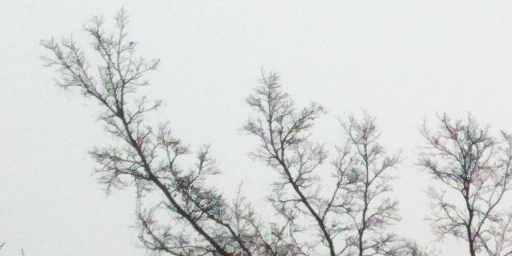
#> input picture Real-ESRGAN/inputs/00003.png, 512 x 256 px, found by its file name
$ python pd_mae_utils.py   (older library calls are emulated)
#> lines starting #> are read from the running program, lines starting #| are printed output that depends on the picture; after the words box and inside, x2 and y2 are one past the last pixel; in counts of white or black regions, pixels touching at a corner belong together
#> further down, img is the input picture: shape (256, 512, 3); mean B, G, R 214.6, 215.5, 213.1
import cv2
import numpy as np
import os

def compute_complexity_mask(image, degrade_ratio=0.75, patch_size=8):
    """
    Computes a mask for region selection based on gradient complexity.
    Args:
        image (numpy array): Input HR image (H, W, C) in BGR.
        degrade_ratio (float): Ratio of patches to be degraded (masked).
        patch_size (int): Size of the patches for the MAE encoder.
    Returns:
        mask (numpy array): Binary mask (H, W) where 1 means "to be degraded".
        complexity_map (numpy array): Normalized complexity map.
    """
#> called with degrade_ratio = 0.75, patch_size = 8
    h, w, _ = image.shape
#> h = 256; w = 512

    # 1. Convert to grayscale
    gray = cv2.cvtColor(image, cv2.COLOR_BGR2GRAY)

    # 2. Compute gradients using Sobel
    grad_x = cv2.Sobel(gray, cv2.CV_64F, 1, 0, ksize=3)
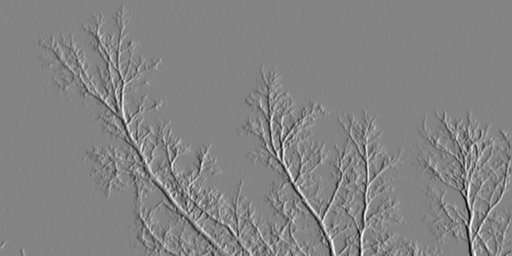
#> grad_x: shape (256, 512) float64; min -616, max 574, mean -0.1; drawn with min black and max white
    grad_y = cv2.Sobel(gray, cv2.CV_64F, 0, 1, ksize=3)
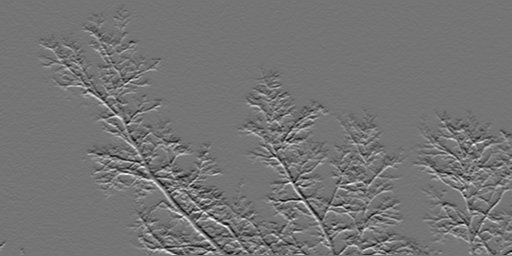
#> grad_y: shape (256, 512) float64; min -447, max 525, mean -1.7; drawn with min black and max white

    # 3. Magnitude of gradient
    complexity = np.sqrt(grad_x**2 + grad_y**2)
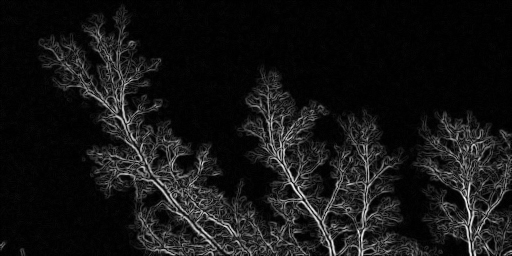
#> complexity: shape (256, 512) float64; min 0, max 629.3, mean 52.8; drawn with min black and max white

    # 4. Average complexity per patch (to match MAE patch structure)
    # Resize to patch grid size to compute per-patch threshold
    grid_h, grid_w = h // patch_size, w // patch_size
#> grid_h = 32; grid_w = 64

    # We use area interpolation to get average complexity per patch
    patch_complexity = cv2.resize(complexity, (grid_w, grid_h), interpolation=cv2.INTER_AREA)
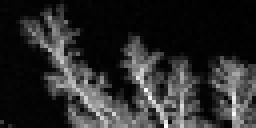
#> patch_complexity: shape (32, 64) float64 (shown 4 times larger); min 3.5, max 297, mean 52.8; drawn with min black and max white

    # 5. Determine threshold for top degrade_ratio%
    threshold = np.percentile(patch_complexity, (1 - degrade_ratio) * 100)
#> threshold = 7.4

    # 6. Create patch-level mask
    patch_mask = (patch_complexity > threshold).astype(np.float32)
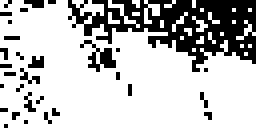
#> patch_mask: shape (32, 64) float32 (shown 4 times larger); values 0 (black) and 1 (white), 75% white; black in thin lines or dots

    # 7. Upsample mask to original resolution (nearest to keep blocky structure)
    mask = cv2.resize(patch_mask, (w, h), interpolation=cv2.INTER_NEAREST)
#> mask: shape (256, 512) float32; values 0 (black) and 1 (white), 75% white; 31 black regions, largest, box (x1, y1, x2, y2) and area: (136, 0, 512, 144) 25216, (160, 80, 232, 144) 1792, (56, 112, 88, 136) 576

    # Normalize complexity for visualization
    complexity_norm = cv2.normalize(complexity, None, 0, 255, cv2.NORM_MINMAX).astype(np.uint8)

    return mask, complexity_norm

if __name__ == "__main__":
    # Test script
    img_path = "Real-ESRGAN/inputs/00003.png"
    if os.path.exists(img_path):
        img = cv2.imread(img_path)
        mask, complexity = compute_complexity_mask(img)

        # Visualize
        # Create a red overlay for degraded regions
        overlay = img.copy()
        overlay[mask == 1] = [0, 0, 255] # Mark as red
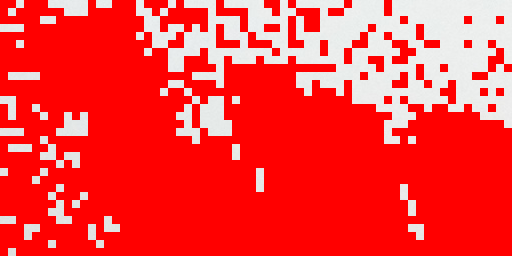
#> overlay: shape (256, 512, 3); mean B, G, R 58.8, 58.9, 249.5

        combined = np.hstack((img, cv2.cvtColor(complexity, cv2.COLOR_GRAY2BGR), overlay))
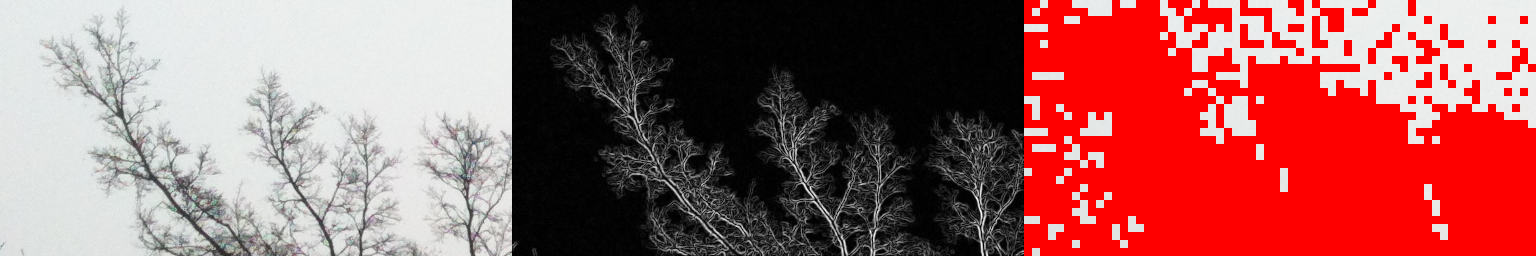
#> combined: shape (256, 1536, 3); mean B, G, R 98.1, 98.4, 161.2

        output_path = "scratch/pd_mae_foundation_test.png"
        os.makedirs("scratch", exist_ok=True)
        cv2.imwrite(output_path, combined)
        print(f"Visualization saved to {output_path}")
    else:
        print(f"File {img_path} not found.")

$ run again, with Real-ESRGAN/inputs/children-alpha.png copied over Real-ESRGAN/inputs/00003.png
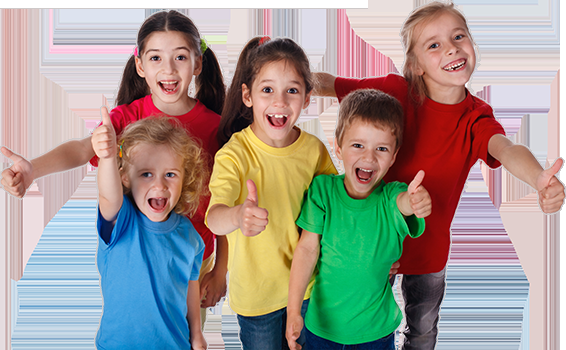
#> input picture Real-ESRGAN/inputs/children-alpha.png, 566 x 350 px, found by its file name
#> img is the input picture: shape (350, 566, 3); mean B, G, R 144.4, 151.5, 159.9
#> threshold = 30.08
#> in compute_complexity_mask, `patch_mask = (patch_complexity > threshold).astype(np.float32)`:
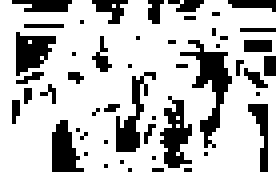
#> patch_mask: shape (43, 70) float32 (shown 4 times larger); values 0 (black) and 1 (white), 75% white; 50 black regions (40 under 20 px), largest, box (x1, y1, x2, y2) and area: (45, 10, 58, 37) 114, (40, 24, 48, 42) 79, (29, 18, 39, 38) 73
#> mask: shape (350, 566) float32; values 0 (black) and 1 (white), 75% white; 50 black regions, largest, box (x1, y1, x2, y2) and area: (364, 82, 469, 302) 7448, (324, 196, 389, 342) 5193, (235, 147, 316, 310) 4784
#> `combined = np.hstack((img, cv2.cvtColor(complexity, cv2.COLOR_GRAY2BGR..`:
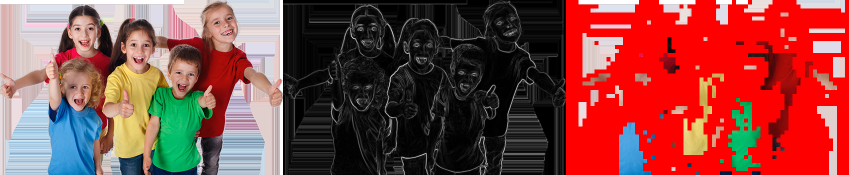
#> combined: shape (350, 1698, 3) (shown at 1/2 size); mean B, G, R 67.3, 70.5, 137.3
